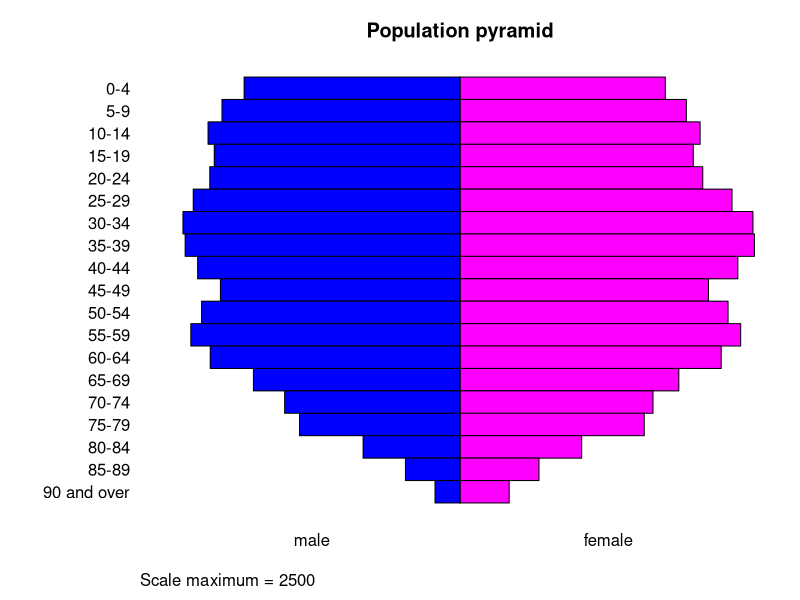

This chart was generated by the following R code:
# Population pyramid: the StatsDirect help illustration (the resident population of
# the UK at mid-2024, in thousands, by sex and five-year age band; the test workbook's
# Graphics worksheet columns UK Mid-2024 Age Bands, UK Mid-2024 Males and UK Mid-2024
# Females) in R
band <- c("0-4", "5-9", "10-14", "15-19", "20-24", "25-29", "30-34", "35-39", "40-44",
          "45-49", "50-54", "55-59", "60-64", "65-69", "70-74", "75-79", "80-84", "85-89",
          "90 and over")
males <- c(1821.6, 2008.3, 2125.9, 2073.4, 2111.5, 2250.8, 2337.6, 2319, 2213.9, 2021.6,
           2180.5, 2271.3, 2107.4, 1743, 1479.7, 1354.3, 817.6, 460.4, 210.7)
females <- c(1732.5, 1910, 2026, 1968.4, 2048.2, 2295.1, 2471.6, 2484.3, 2344.2, 2096.5,
             2261.7, 2368.3, 2203.8, 1846.3, 1628.3, 1554.6, 1026.4, 666.4, 415.2)

# StatsDirect draws a bar for each age band, in worksheet order from the top, with the
# males' count to the left of a centre line and the females' count to the right. Both
# halves run from 0 at the centre to the scale maximum at the edge, and there is no
# axis: the scale maximum is written under the chart. Its default is the largest count
# rounded up to a neat value (the top label of the axis StatsDirect would draw for 0 to
# that count), or the largest count itself when that is greater. The default is 2500
# here, which pretty() also gives. Give pyramids that are to be compared the same
# scale maximum.
scale_max <- max(pretty(c(0, males, females)))
cat("Scale maximum =", scale_max, "\n")

# Base R has no pyramid function: an empty plot with no axes, then rect() draws the
# bars of a horizontal bar chart back to back, blue for males and magenta for females
# as StatsDirect colours columns titled "Males" and "Females".
n <- length(band)
top <- n:1   # the row of each band, counted from the bottom, so the first is at the top
op <- par(mar = c(4, 7, 3, 1))
plot(NA, xlim = c(-scale_max, scale_max), ylim = c(0, n), axes = FALSE, xlab = "",
     ylab = "", main = "Population pyramid")
rect(-males, top - 1, 0, top, col = "blue")
rect(0, top - 1, females, top, col = "magenta")
segments(0, 0, 0, n)
mtext(band, side = 2, at = top - 0.5, las = 1, line = 0.5)
mtext(c("male", "female"), side = 1, at = c(-scale_max, scale_max) / 2, line = 0.5)
mtext(paste("Scale maximum =", scale_max), side = 1, line = 2.5, adj = 0)
par(op)

# A pyramid from a single column of totals (the workbook's UK Mid-2024 Persons) is
# split evenly about the centre line: rect(-total / 2, top - 1, total / 2, top).

# The values plotted
cat("UK Mid-2024 Age Bands   UK Mid-2024 Males   UK Mid-2024 Females\n")
for (i in seq_len(n)) {
  cat(sprintf("%-23s %17.1f %21.1f\n", band[i], males[i], females[i]))
}

# What the chart shows, in thousands
six <- function(x) formatC(x, digits = 6, format = "f", drop0trailing = TRUE)
cat("Males =", six(sum(males)), "  Females =", six(sum(females)), "\n")
cat("Largest band:", band[which.max(males + females)], "\n")
cat("Females outnumber males from the", band[females > males][1], "band upwards\n")
cat("At 90 and over:", formatC(females[n] / males[n], digits = 2, format = "f"),
    "women for each man\n")
